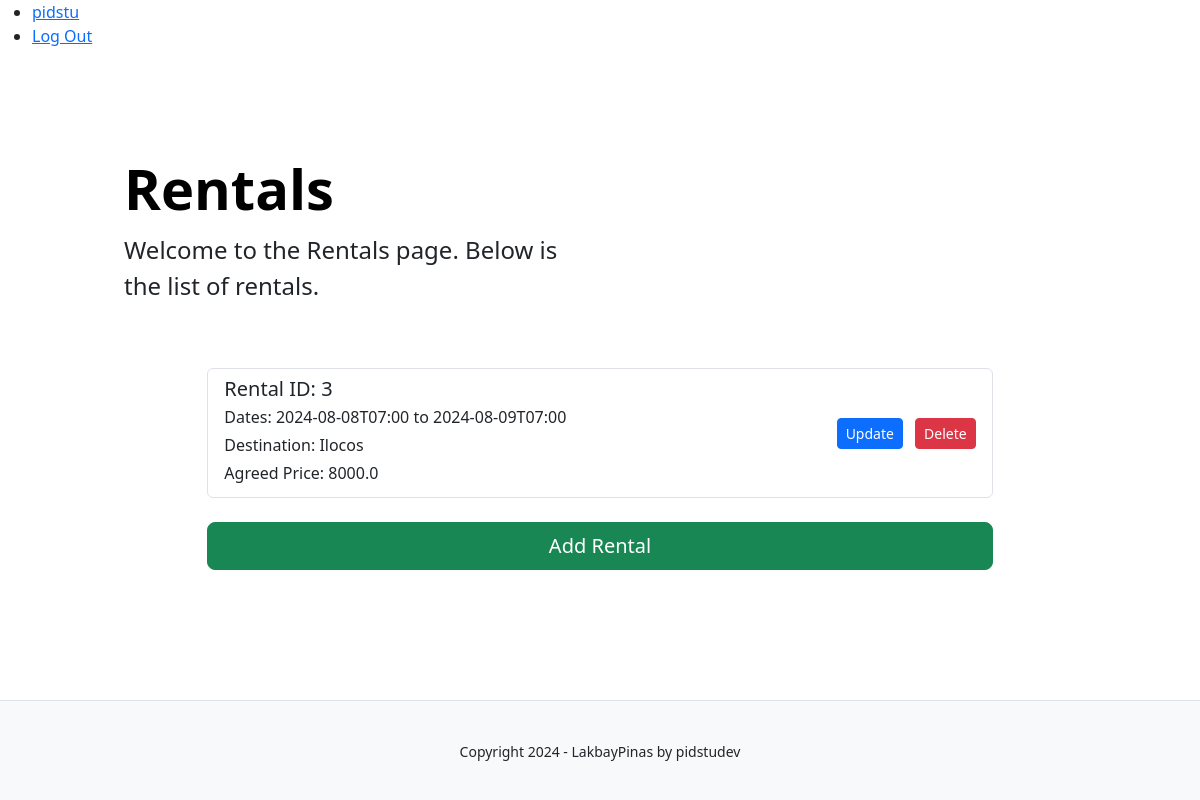
The app's page /van/ (signed in), older data.
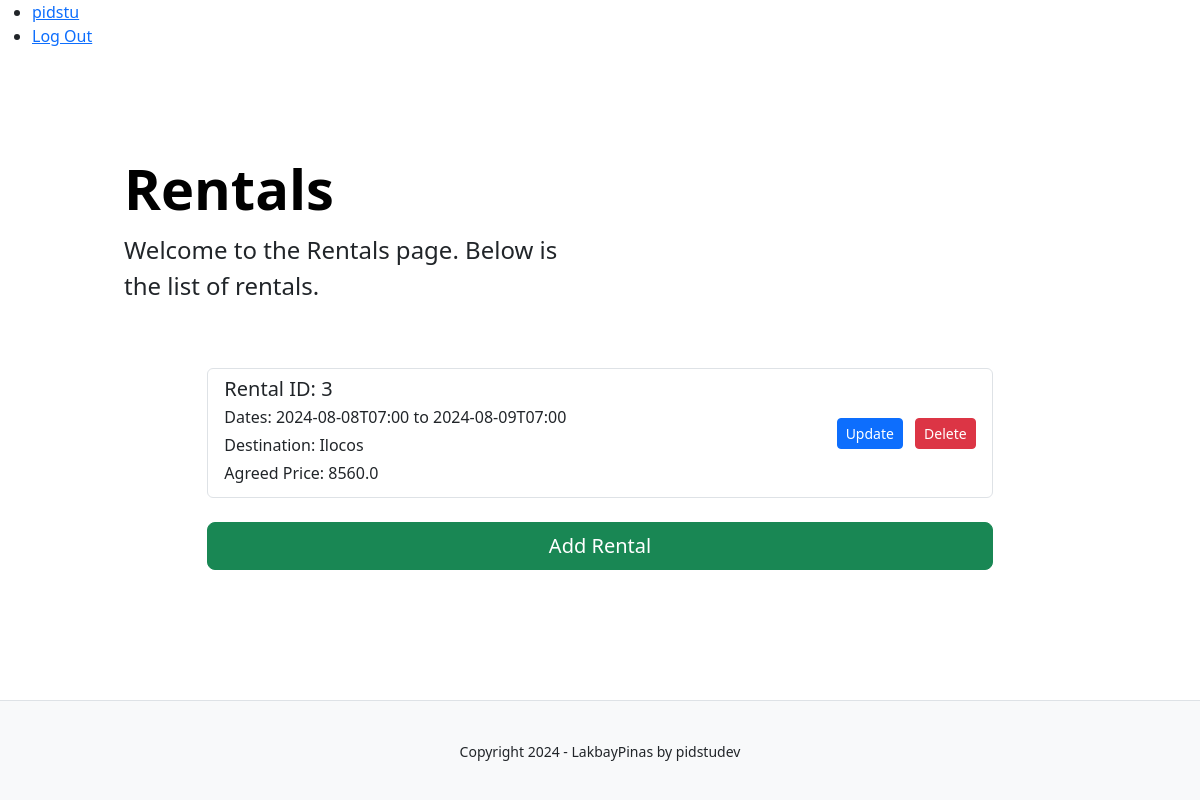
The same page, newer data.
### tables this page shows
CREATE TABLE user (
    id INTEGER PRIMARY KEY AUTOINCREMENT,
    username TEXT UNIQUE NOT NULL,
    password TEXT NOT NULL,
    email TEXT NOT NULL,
    phone_number TEXT NOT NULL
);

CREATE TABLE van_manager_app (
    id INTEGER PRIMARY KEY AUTOINCREMENT,
    user_id INTEGER NOT NULL,
    rental_date_from DATETIME NOT NULL,
    rental_date_to DATETIME NOT NULL,
    client_contact TEXT NOT NULL,
    pickup_location TEXT NOT NULL,
    destination TEXT NOT NULL,
    agreed_price REAL NOT NULL,
    completed BOOLEAN NOT NULL DEFAULT 0,
    created TIMESTAMP NOT NULL DEFAULT CURRENT_TIMESTAMP,
    FOREIGN KEY (user_id) REFERENCES user (id)  
);

### main/van_manager.py (the view)
@bp.route('/', methods=['GET'])
@login_required
def index():
    db = get_db()
    rentals = db.execute(
        'SELECT * FROM van_manager_app WHERE user_id = ? ORDER BY created DESC',
        (g.user['id'],)
    ).fetchall()
    return render_template('van_manager/rentals.html', rentals=rentals)

### main/auth.py (called while the page is built)
@bp.before_app_request
def load_logged_in_user():
    user_id = session.get('user_id')
    if user_id is None:
        g.user = None
    else:
        g.user = get_db().execute(
            'SELECT * FROM user WHERE id = ?', (user_id,)
        ).fetchone()

def login_required(view):
    @functools.wraps(view)
    def wrapped_view(**kwargs):
        if g.user is None:
            return redirect(url_for('auth.login'))
        return view(**kwargs)
    return wrapped_view

### main/db.py (called while the page is built)
def get_db():
    if 'db' not in g:
        g.db = sqlite3.connect(
            current_app.config['DATABASE'],
            detect_types=sqlite3.PARSE_DECLTYPES,
        )
        g.db.row_factory = sqlite3.Row
    return g.db

### main/templates/van_manager/rentals.html (shortened to what this page needs)
{% extends "base.html" %}
{% block content %}
<div class="container col-xl-10 col-xxl-8 px-4 py-5">
    <div class="row align-items-center g-lg-5 py-5">
        <div class="col-lg-7 text-center text-lg-start">
            <h1 class="display-4 fw-bold lh-1 text-body-emphasis mb-3">Rentals</h1>
            <p class="col-lg-10 fs-4">Welcome to the Rentals page. Below is the list of rentals.</p>
        </div>
        <div class="col-md-10 mx-auto col-lg-10">
            <div class="list-group">
                {% for rental in rentals %}
                <div class="list-group-item list-group-item-action d-flex justify-content-between align-items-center">
                    <div>
                        <h5 class="mb-1">Rental ID: {{ rental.id }}</h5>
                        <p class="mb-1">Dates: {{ rental.rental_date_from }} to {{ rental.rental_date_to }}</p>
                        <p class="mb-1">Destination: {{ rental.destination }}</p>
                        <p class="mb-1">Agreed Price: {{ rental.agreed_price }}</p>
                    </div>
                    <div>
                        <a href="{{ url_for('van_manager.update_rental', id=rental.id) }}" class="btn btn-sm btn-primary me-2">Update</a>
                        <form action="{{ url_for('van_manager.delete_rental', id=rental.id) }}" method="post" style="display:inline">
                            <button type="submit" class="btn btn-sm btn-danger">Delete</button>
                        </form>
                    </div>
                </div>
                {% endfor %}
            </div>
            <div class="mt-4">
                <a href="{{ url_for('van_manager.add_rental') }}" class="btn btn-lg btn-success w-100">Add Rental</a>
            </div>
        </div>
    </div>
</div>
{% endblock %}

### main/templates/base.html (shortened to what this page needs)
<!DOCTYPE html>
<html lang="en">
<head>
    <link rel="stylesheet" href="{{ url_for('static', filename='styles.css') }}">
    <link href="https://cdn.jsdelivr.net/npm/bootstrap@5.3.3/dist/css/bootstrap.min.css" rel="stylesheet">
</head>
<body>
    {% block navbar %}
    <nav>
        <ul>
            {% if g.user %}
                <li><a href="{{ url_for('van_manager.index') }}">{{ g.user['username'] }}</a></li>
                <li><a href="{{ url_for('auth.logout') }}">Log Out</a></li>
            {% else %}
                <li><a href="{{ url_for('auth.register') }}">Register</a></li>
                <li><a href="{{ url_for('auth.login') }}">Log In</a></li>
            {% endif %}
        </ul>
    </nav>
    {% endblock %}
    <section class="content">
        {% block content %}
        {% endblock %}
        <footer>
            <small>Copyright 2024 - LakbayPinas by pidstudev</small>
        </footer>
    </section>
</body>
</html>

### main/static/styles.css (style rules this page uses)
html { position: relative; min-height: 100%; }
body { margin-bottom: 100px; padding-bottom: 100px; }
footer { position: absolute; bottom: 0; width: 100%; height: 100px; background-color: #f8f9fa; color: #212529; border-top: 1px solid #dee2e6; text-align: center; line-height: 100px; }

Row changes from the older to the newer data that the page shows:
changed van_manager_app "Ilocos": agreed_price "8000.0" → "8560.0"
